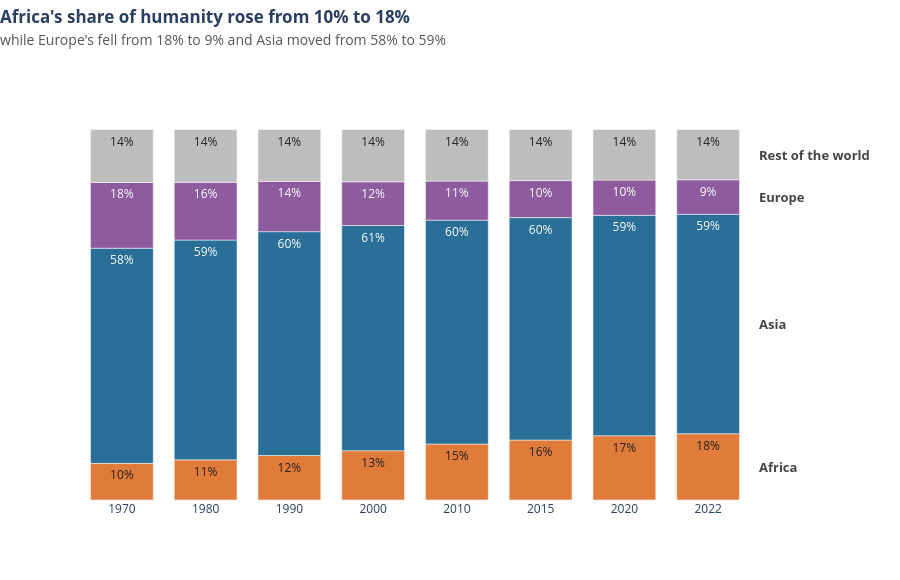

Notebook code cell kept with this figure:
### Markdown cell above
**Chart choice & justification:** *Which chart did you choose, and why? Justify design choices.

*YOUR ANSWER HERE*

### Code cell
# Q7
# YOUR CODE HERE
# Q7 — 100% stacked bar: share of world population, 1970–2022
COLORS = {'Africa': '#E07B39', 'Asia': '#2A6F97', 'Europe': '#8E5C9E', 'Rest of the world': '#BDBDBD'}
order = ['Africa', 'Asia', 'Europe', 'Rest of the world']          # bottom → top

g = df_long.assign(Group=np.where(df_long['Continent'].isin(['Africa', 'Asia', 'Europe']),
                                  df_long['Continent'], 'Rest of the world'))
s = g.groupby(['Year', 'Group'], as_index=False)['Population'].sum()
s['Share'] = s['Population'] / s.groupby('Year')['Population'].transform('sum') * 100
s['Year'] = s['Year'].astype(str)
sh = s.pivot(index='Year', columns='Group', values='Share')

fig = px.bar(s, x='Year', y='Share', color='Group', text='Share', color_discrete_map=COLORS,
             category_orders={'Group': order, 'Year': sorted(s['Year'].unique())}, template='plotly_white')
fig.update_traces(texttemplate='%{y:.0f}%', textposition='inside', textfont_size=12)
fig.for_each_trace(lambda t: t.update(textfont_color='white' if t.name == 'Asia' else '#222'))
fig.for_each_trace(lambda t: t.update(textfont_color='white' if t.name in ('Asia', 'Europe') else '#222'))
cum = 0                                                         
for grp in order:
    v = sh.loc['2022', grp]
    fig.add_annotation(x=1.01, xref='paper', y=cum + v / 2, yref='y', xanchor='left', showarrow=False,
                       text=f"<b>{grp}</b>", font=dict(color='#444', size=13))
    cum += v

fig.update_layout(title=insight_title(f"Africa's share of humanity rose from {sh.loc['1970','Africa']:.0f}% to {sh.loc['2022','Africa']:.0f}%",
                                      f"while Europe's fell from {sh.loc['1970','Europe']:.0f}% to {sh.loc['2022','Europe']:.0f}% "
                                      f"and Asia moved from {sh.loc['1970','Asia']:.0f}% to {sh.loc['2022','Asia']:.0f}%"),
                  showlegend=False, height=580, bargap=0.25, margin=dict(t=110, r=150),
                  xaxis_title=None, yaxis_title=None)
fig.update_yaxes(visible=False); fig.update_xaxes(showgrid=False)
fig.show()

### Figure 1 — Plotly figure (JSON) as saved in the notebook; plotly's stock layout.template omitted (floating-point values rounded to 4 significant figures)
{"data": [{"hovertemplate": "Group=Africa<br>Year=%{x}<br>Share=%{text}<extra></extra>", "legendgroup": "Africa", "marker": {"color": "#E07B39", "pattern": {"shape": ""}}, "name": "Africa", "orientation": "v", "showlegend": true, "text": [9.893, 10.84, 12.01, 13.32, 15.11, 16.18, 17.36, 17.89], "textfont": {"color": "#222", "size": 12}, "textposition": "inside", "texttemplate": "%{y:.0f}%", "type": "bar", "x": ["1970", "1980", "1990", "2000", "2010", "2015", "2020", "2022"], "xaxis": "x", "y": [9.893, 10.84, 12.01, 13.32, 15.11, 16.18, 17.36, 17.89], "yaxis": "y"}, {"hovertemplate": "Group=Asia<br>Year=%{x}<br>Share=%{text}<extra></extra>", "legendgroup": "Asia", "marker": {"color": "#2A6F97", "pattern": {"shape": ""}}, "name": "Asia", "orientation": "v", "showlegend": true, "text": [58.06, 59.32, 60.41, 60.76, 60.43, 60.05, 59.48, 59.21], "textfont": {"color": "white", "size": 12}, "textposition": "inside", "texttemplate": "%{y:.0f}%", "type": "bar", "x": ["1970", "1980", "1990", "2000", "2010", "2015", "2020", "2022"], "xaxis": "x", "y": [58.06, 59.32, 60.41, 60.76, 60.43, 60.05, 59.48, 59.21], "yaxis": "y"}, {"hovertemplate": "Group=Europe<br>Year=%{x}<br>Share=%{text}<extra></extra>", "legendgroup": "Europe", "marker": {"color": "#8E5C9E", "pattern": {"shape": ""}}, "name": "Europe", "orientation": "v", "showlegend": true, "text": [17.76, 15.59, 13.55, 11.81, 10.53, 9.987, 9.514, 9.32], "textfont": {"color": "white", "size": 12}, "textposition": "inside", "texttemplate": "%{y:.0f}%", "type": "bar", "x": ["1970", "1980", "1990", "2000", "2010", "2015", "2020", "2022"], "xaxis": "x", "y": [17.76, 15.59, 13.55, 11.81, 10.53, 9.987, 9.514, 9.32], "yaxis": "y"}, {"hovertemplate": "Group=Rest of the world<br>Year=%{x}<br>Share=%{text}<extra></extra>", "legendgroup": "Rest of the world", "marker": {"color": "#BDBDBD", "pattern": {"shape": ""}}, "name": "Rest of the world", "orientation": "v", "showlegend": true, "text": [14.29, 14.25, 14.02, 14.1, 13.93, 13.79, 13.65, 13.57], "textfont": {"color": "#222", "size": 12}, "textposition": "inside", "texttemplate": "%{y:.0f}%", "type": "bar", "x": ["1970", "1980", "1990", "2000", "2010", "2015", "2020", "2022"], "xaxis": "x", "y": [14.29, 14.25, 14.02, 14.1, 13.93, 13.79, 13.65, 13.57], "yaxis": "y"}], "layout": {"annotations": [{"font": {"color": "#444", "size": 13}, "showarrow": false, "text": "<b>Africa</b>", "x": 1.01, "xanchor": "left", "xref": "paper", "y": 8.947, "yref": "y"}, {"font": {"color": "#444", "size": 13}, "showarrow": false, "text": "<b>Asia</b>", "x": 1.01, "xanchor": "left", "xref": "paper", "y": 47.5, "yref": "y"}, {"font": {"color": "#444", "size": 13}, "showarrow": false, "text": "<b>Europe</b>", "x": 1.01, "xanchor": "left", "xref": "paper", "y": 81.77, "yref": "y"}, {"font": {"color": "#444", "size": 13}, "showarrow": false, "text": "<b>Rest of the world</b>", "x": 1.01, "xanchor": "left", "xref": "paper", "y": 93.21, "yref": "y"}], "bargap": 0.25, "barmode": "relative", "height": 580, "legend": {"title": {"text": "Group"}, "tracegroupgap": 0}, "margin": {"r": 150, "t": 110}, "showlegend": false, "title": {"text": "<b>Africa's share of humanity rose from 10% to 18%</b><br><span style='font-size:14px;color:#555'>while Europe's fell from 18% to 9% and Asia moved from 58% to 59%</span>", "x": 0, "xanchor": "left", "y": 0.96, "yanchor": "top"}, "xaxis": {"anchor": "y", "categoryarray": ["1970", "1980", "1990", "2000", "2010", "2015", "2020", "2022"], "categoryorder": "array", "domain": [0, 1], "showgrid": false, "title": {}}, "yaxis": {"anchor": "x", "domain": [0, 1], "title": {}, "visible": false}}}
